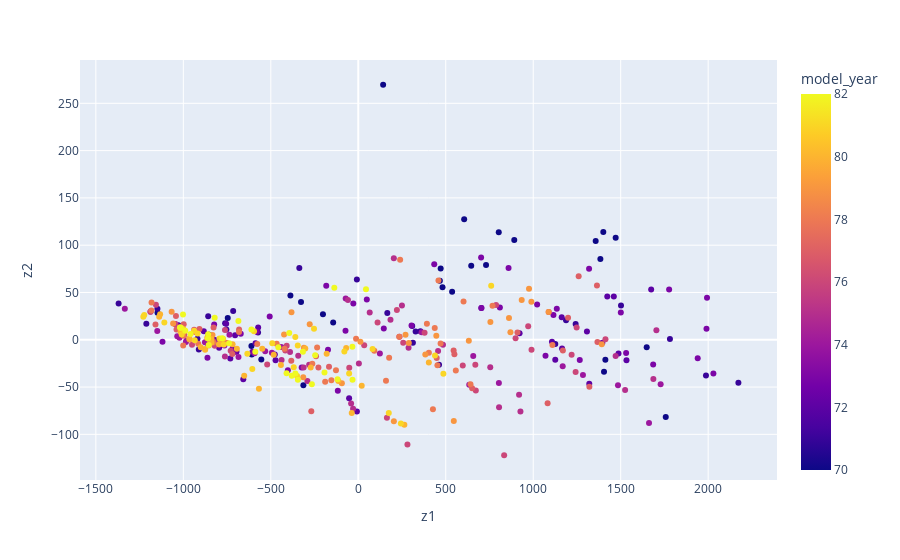

The notebook cell this image was saved under:
### Code cell
px.scatter(mpg, x="z1", y="z2", color="model_year", hover_data=["displacement", "horsepower", "weight", "name"])

### Figure 1 — Plotly figure (JSON) as saved in the notebook; plotly's stock layout.template omitted (floating-point values rounded to 4 significant figures; data arrays with more than 128 entries replaced by an {"elided": "..."} marker saying what was removed)
{"data": [{"customdata": {"elided": "392x4 mixed values"}, "hovertemplate": "z1=%{x}<br>z2=%{y}<br>displacement=%{customdata[0]}<br>horsepower=%{customdata[1]}<br>weight=%{customdata[2]}<br>name=%{customdata[3]}<br>model_year=%{marker.color}<extra></extra>", "legendgroup": "", "marker": {"color": {"elided": "392 int values"}, "coloraxis": "coloraxis", "symbol": "circle"}, "mode": "markers", "name": "", "orientation": "v", "showlegend": false, "type": "scatter", "x": {"elided": "392 float values"}, "xaxis": "x", "y": {"elided": "392 float values"}, "yaxis": "y"}], "layout": {"coloraxis": {"colorbar": {"title": {"text": "model_year"}}, "colorscale": [[0, "#0d0887"], [0.1111, "#46039f"], [0.2222, "#7201a8"], [0.3333, "#9c179e"], [0.4444, "#bd3786"], [0.5556, "#d8576b"], [0.6667, "#ed7953"], [0.7778, "#fb9f3a"], [0.8889, "#fdca26"], [1, "#f0f921"]]}, "legend": {"tracegroupgap": 0}, "margin": {"t": 60}, "xaxis": {"anchor": "y", "domain": [0, 1], "title": {"text": "z1"}}, "yaxis": {"anchor": "x", "domain": [0, 1], "title": {"text": "z2"}}}}
